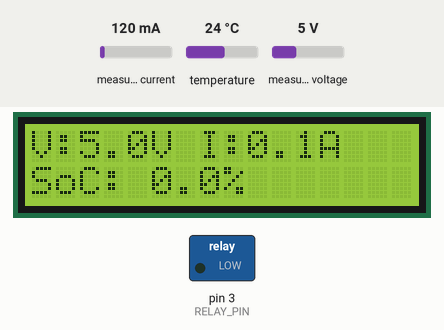
The sketch below on a simulated Arduino Uno, built with avr-gcc and run on an emulated ATmega328P. On the bench: 16×2 character LCD, switched loads named in the sketch (green lamp = pin HIGH). Inputs (shaded band) come from the test bench; at power-on: measured voltage 5 V, temperature 24 °C, measured current 120 mA. What the sketch prints to the serial monitor is not drawn.

Above: at 4.0 s.
4.1 s: measured voltage set to 10.7 V
At 6.1 s:
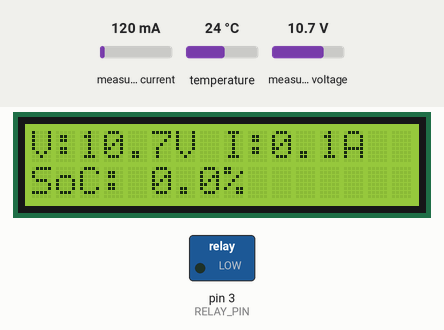
8.3 s: measured voltage set to 11 V
At 11.1 s:
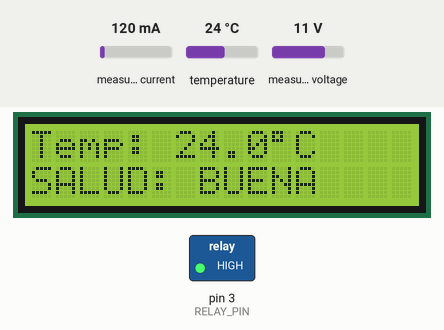
12.5 s: temperature set to 12 °C
At 15.2 s:
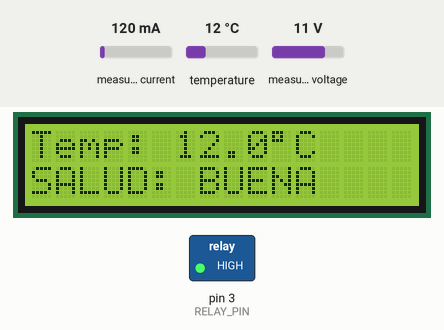
16.7 s: measured current set to 40 mA
At 20.2 s:
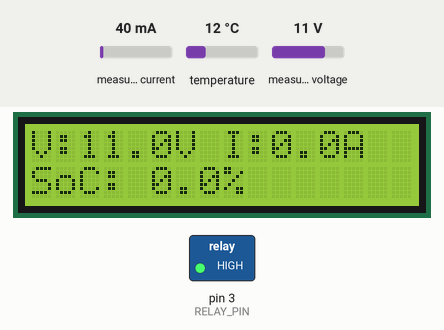
20.9 s: temperature set to 19 °C
At 23.2 s:
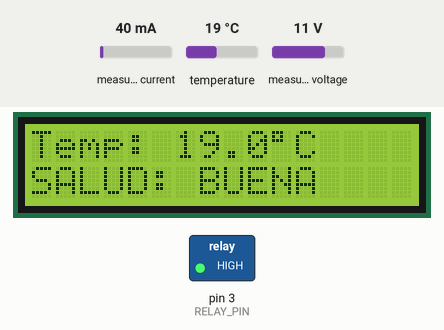
24.9 s: temperature set to 28 °C
At 26.8 s:
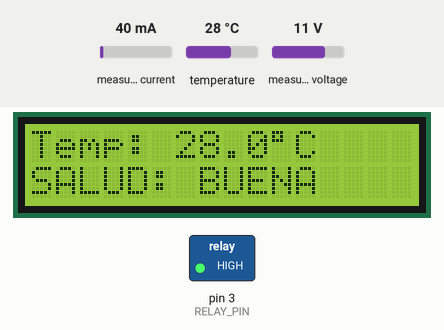
Timing chart, 0 to 28.3 s (numbered marks = the images above; inputs shaded):
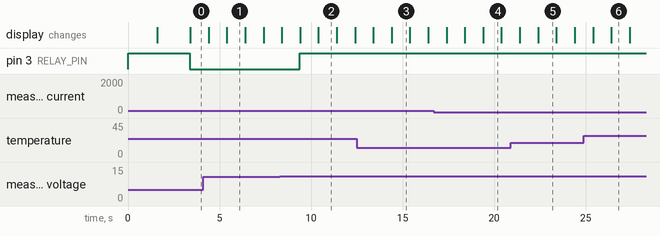

Measured:
- the behaviour switches between 10.8 and 10.9 V on measured voltage (found by bisection; images 1 and 2)
- after the input at 4.1 s, the display: first differs from a run without the input after 1.3 s (image 1)
- after the input at 8.3 s, pin 3 (RELAY_PIN): LOW → HIGH after 1.1 s; the display: first differs from a run without the input after 1.1 s (image 2 shows a later state)
- after the input at 12.5 s, the display: first differs from a run without the input after 1.9 s (image 3)
- after the input at 16.7 s, the display: first differs from a run without the input after 2.7 s (image 4)
- after the input at 20.9 s, the display: first differs from a run without the input after 1.5 s (image 5)
- after the input at 24.9 s, the display: first differs from a run without the input after 1.5 s (image 6)

The sketch:

Proyectov1.ino
```cpp
#include <Wire.h>
#include <Adafruit_INA219.h>
#include <OneWire.h>
#include <DallasTemperature.h>
#include <LiquidCrystal_I2C.h>

// Definición de pines
#define ONE_WIRE_BUS 2   // Pin de datos para el sensor DS18B20
#define RELAY_PIN 3      // Pin de control para relé de protección/corte

// Instancias de los sensores y pantalla
Adafruit_INA219 ina219;
OneWire oneWire(ONE_WIRE_BUS);
DallasTemperature tempSensor(&oneWire);
LiquidCrystal_I2C lcd(0x27, 16, 2); // Dirección I2C común (0x27 o 0x3F)

// Parámetros de la Batería
const float BATT_CAPACITY_AH = 10.0; // Capacidad nominal en Amperios-hora (Ah)
const float V_MAX = 13.8;            // Voltaje de batería llena (ej. Plomo-Ácido o LiFePO4 12V)
const float V_MIN = 10.8;            // Voltaje de corte por sobredescarga
const float TEMP_MAX = 45.0;         // Temperatura máxima segura en °C

// Variables globales para el Estado de Carga (SoC) y tiempo
float remaining_Ah = 10.0;
float soc = 100.0;
unsigned long lastTime = 0;

void setup() {
  Serial.begin(9600);

  pinMode(RELAY_PIN, OUTPUT);
  digitalWrite(RELAY_PIN, HIGH); // Conectar carga/panel por defecto

  // Inicialización de la pantalla LCD
  lcd.init();
  lcd.backlight();
  lcd.setCursor(0, 0);
  lcd.print("Monitoreo Solar");
  lcd.setCursor(0, 1);
  lcd.print("Iniciando...");

  // Inicialización del sensor INA219
  if (!ina219.begin()) {
    Serial.println("Error: No se detecto el modulo INA219.");
    lcd.setCursor(0, 1);
    lcd.print("Error INA219    ");
    while (1);
  }

  // Inicialización del sensor de temperatura
  tempSensor.begin();

  delay(1500);
  lcd.clear();

  // Estimación inicial del SoC basada en Voltaje en Circuito Abierto (OCV)
  float busVoltage = ina219.getBusVoltage_V();
  if (busVoltage >= V_MAX) {
    soc = 100.0;
  } else if (busVoltage <= V_MIN) {
    soc = 0.0;
  } else {
    soc = ((busVoltage - V_MIN) / (V_MAX - V_MIN)) * 100.0;
  }

  remaining_Ah = (soc / 100.0) * BATT_CAPACITY_AH;
  lastTime = millis();
}

void loop() {
  unsigned long currentTime = millis();
  float deltaTime = (currentTime - lastTime) / 1000.0; // Tiempo transcurrido en segundos

  // Muestreo cada 1 segundo (1000 ms) sin bloquear el microcontrolador
  if (deltaTime >= 1.0) {
    lastTime = currentTime;

    // 1. Lectura de variables físicas
    float busVoltage = ina219.getBusVoltage_V();
    float current_mA = ina219.getCurrent_mA(); // Positivo: carga | Negativo: descarga
    float current_A = current_mA / 1000.0;

    tempSensor.requestTemperatures();
    float temperatureC = tempSensor.getTempCByIndex(0);

    // 2. Algoritmo de Conteo de Culombios (Coulomb Counting) para SoC
    // Delta Ah = Corriente (A) * Tiempo (Horas)
    float delta_Ah = current_A * (deltaTime / 3600.0);
    remaining_Ah += delta_Ah;

    // Limitar los valores dentro del rango real (0 a Capacidad Máxima)
    if (remaining_Ah > BATT_CAPACITY_AH) remaining_Ah = BATT_CAPACITY_AH;
    if (remaining_Ah < 0.0) remaining_Ah = 0.0;

    soc = (remaining_Ah / BATT_CAPACITY_AH) * 100.0;

    // 3. Evaluación de Salud (SoH) y Alertas de Seguridad
    String healthStatus = "SALUD: BUENA";
    bool tripProtection = false;

    if (temperatureC >= TEMP_MAX) {
      healthStatus = "ALERTA: T. ALTA";
      tripProtection = true;
    } else if (busVoltage <= V_MIN) {
      healthStatus = "BATERIA AGOTADA";
      tripProtection = true;
    }

    // Control del relé de protección
    if (tripProtection) {
      digitalWrite(RELAY_PIN, LOW); // Desconecta la línea para proteger el sistema
    } else {
      digitalWrite(RELAY_PIN, HIGH);
    }

    // 4. Salida por Puerto Serie (Debug)
    Serial.print("V: "); Serial.print(busVoltage); Serial.print("V | ");
    Serial.print("I: "); Serial.print(current_A); Serial.print("A | ");
    Serial.print("SoC: "); Serial.print(soc, 1); Serial.print("% | ");
    Serial.print("Temp: "); Serial.print(temperatureC); Serial.print("C | ");
    Serial.println(healthStatus);

    // 5. Visualización en Pantalla LCD (Alterna la información cada ciclo)
    static bool toggleDisplay = false;
    toggleDisplay = !toggleDisplay;

    lcd.clear();
    if (toggleDisplay) {
      // Pantalla 1: Voltaje, Corriente y SoC
      lcd.setCursor(0, 0);
      lcd.print("V:"); lcd.print(busVoltage, 1);
      lcd.print("V I:"); lcd.print(current_A, 1); lcd.print("A");
      lcd.setCursor(0, 1);
      lcd.print("SoC: "); lcd.print(soc, 1); lcd.print("%");
    } else {
      // Pantalla 2: Temperatura y Estado del Sistema
      lcd.setCursor(0, 0);
      lcd.print("Temp: "); lcd.print(temperatureC, 1); lcd.print((char)223); lcd.print("C");
      lcd.setCursor(0, 1);
      lcd.print(healthStatus);
    }
  }
}
```
